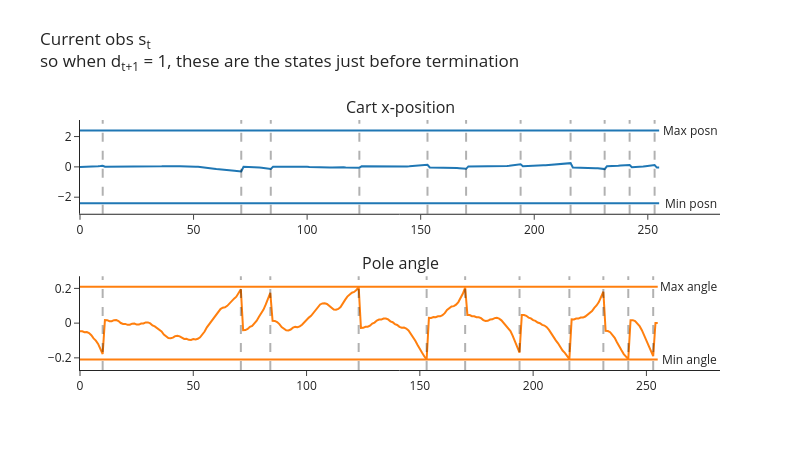
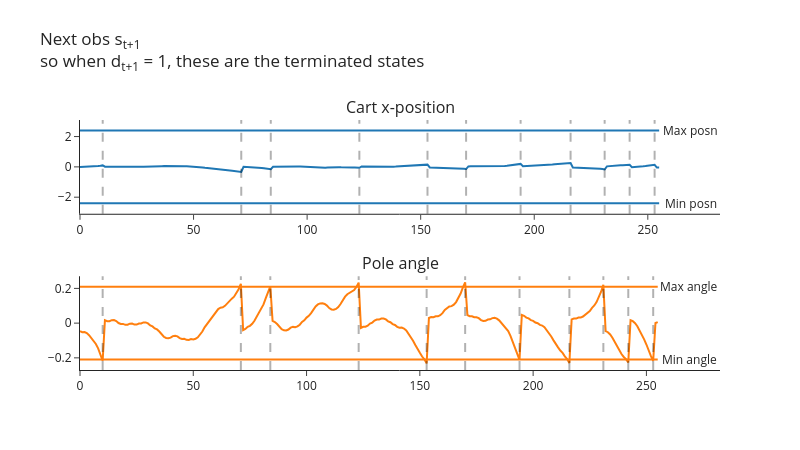
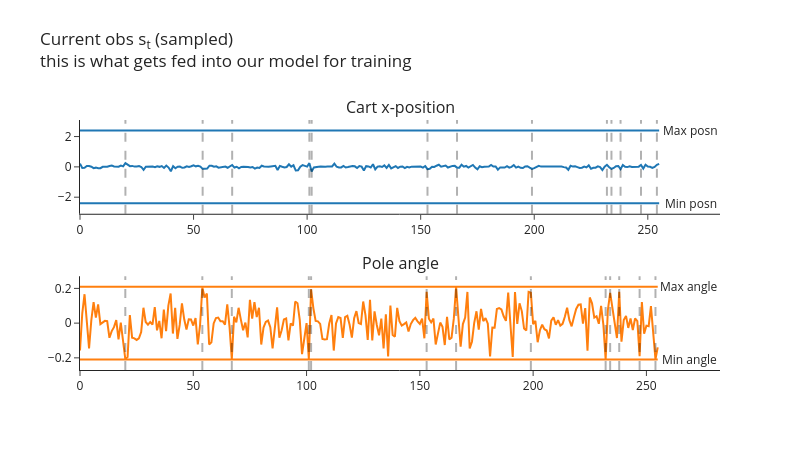

The notebook cell these images were saved under, in order:
### Code cell
buffer = ReplayBuffer(num_envs=1, obs_shape=(4,), action_shape=(), buffer_size=256, seed=0, device=device)
envs = CartPole(num_envs=1, seed=0, device=device)
obs, infos = envs.reset()

for i in range(256):
    # Choose random actions (one per environment), and take a step in the environment
    actions = t.randint(0, envs.single_action_space.n, (envs.num_envs,), device=device)
    next_obs, rewards, terminated, truncated, infos = envs.step(actions)

    # Get `true_next_obs` by finding all environments where we terminated & replacing `next_obs`
    # with the actual terminal states (the env has already auto-reset those environments, and stored
    # the observation they ended on in `infos["final_observation"]`)
    done = terminated | truncated
    true_next_obs = next_obs.clone()
    true_next_obs[done] = infos["final_observation"][done]

    # Add experience to buffer
    buffer.add(obs, actions, rewards, terminated, true_next_obs)
    obs = next_obs

sample = buffer.sample(256)

plot_cartpole_obs_and_dones(
    buffer.obs.cpu(),
    buffer.terminated.cpu(),
    title="Current obs s<sub>t</sub><br>so when d<sub>t+1</sub> = 1, these are the states just before termination",
)

plot_cartpole_obs_and_dones(
    buffer.next_obs.cpu(),
    buffer.terminated.cpu(),
    title="Next obs s<sub>t+1</sub><br>so when d<sub>t+1</sub> = 1, these are the terminated states",
)

plot_cartpole_obs_and_dones(
    sample.obs.cpu(),
    sample.terminated.cpu(),
    title="Current obs s<sub>t</sub> (sampled)<br>this is what gets fed into our model for training",
)

### Figure 1 — Plotly figure (JSON) as saved in the notebook; plotly's stock layout.template omitted (floating-point values rounded to 4 significant figures; data arrays with more than 128 entries replaced by an {"elided": "..."} marker saying what was removed)
{"data": [{"marker": {"color": "#1F77B4"}, "mode": "lines", "name": "posn", "type": "scatter", "xaxis": "x", "y": {"elided": "256 float values"}, "yaxis": "y"}, {"marker": {"color": "#1F77B4"}, "mode": "lines", "name": "posn_min", "type": "scatter", "xaxis": "x", "y": {"elided": "256 float values"}, "yaxis": "y"}, {"marker": {"color": "#1F77B4"}, "mode": "lines", "name": "posn_max", "type": "scatter", "xaxis": "x", "y": {"elided": "256 float values"}, "yaxis": "y"}, {"marker": {"color": "#FF7F0E"}, "mode": "lines", "name": "angle", "type": "scatter", "xaxis": "x2", "y": {"elided": "256 float values"}, "yaxis": "y2"}, {"marker": {"color": "#FF7F0E"}, "mode": "lines", "name": "angle_min", "type": "scatter", "xaxis": "x2", "y": {"elided": "256 float values"}, "yaxis": "y2"}, {"marker": {"color": "#FF7F0E"}, "mode": "lines", "name": "angle_max", "type": "scatter", "xaxis": "x2", "y": {"elided": "256 float values"}, "yaxis": "y2"}], "layout": {"annotations": [{"font": {"size": 16}, "showarrow": false, "text": "Cart x-position", "x": 0.5, "xanchor": "center", "xref": "paper", "y": 1, "yanchor": "bottom", "yref": "paper"}, {"font": {"size": 16}, "showarrow": false, "text": "Pole angle", "x": 0.5, "xanchor": "center", "xref": "paper", "y": 0.375, "yanchor": "bottom", "yref": "paper"}, {"showarrow": false, "text": "Min posn", "x": 268.8, "xref": "x", "y": -2.4, "yref": "y"}, {"showarrow": false, "text": "Min angle", "x": 268.8, "xref": "x2", "y": -0.2095, "yref": "y2"}, {"showarrow": false, "text": "Max posn", "x": 268.8, "xref": "x", "y": 2.4, "yref": "y"}, {"showarrow": false, "text": "Max angle", "x": 268.8, "xref": "x2", "y": 0.2095, "yref": "y2"}], "height": 450, "hovermode": "x unified", "margin": {"t": 120}, "shapes": [{"line": {"color": "black", "dash": "dash", "width": 2}, "type": "line", "x0": 10, "x1": 10, "xref": "x", "y0": 0, "y1": 1, "yref": "y domain"}, {"line": {"color": "black", "dash": "dash", "width": 2}, "type": "line", "x0": 71, "x1": 71, "xref": "x", "y0": 0, "y1": 1, "yref": "y domain"}, {"line": {"color": "black", "dash": "dash", "width": 2}, "type": "line", "x0": 84, "x1": 84, "xref": "x", "y0": 0, "y1": 1, "yref": "y domain"}, {"line": {"color": "black", "dash": "dash", "width": 2}, "type": "line", "x0": 123, "x1": 123, "xref": "x", "y0": 0, "y1": 1, "yref": "y domain"}, {"line": {"color": "black", "dash": "dash", "width": 2}, "type": "line", "x0": 153, "x1": 153, "xref": "x", "y0": 0, "y1": 1, "yref": "y domain"}, {"line": {"color": "black", "dash": "dash", "width": 2}, "type": "line", "x0": 170, "x1": 170, "xref": "x", "y0": 0, "y1": 1, "yref": "y domain"}, {"line": {"color": "black", "dash": "dash", "width": 2}, "type": "line", "x0": 194, "x1": 194, "xref": "x", "y0": 0, "y1": 1, "yref": "y domain"}, {"line": {"color": "black", "dash": "dash", "width": 2}, "type": "line", "x0": 216, "x1": 216, "xref": "x", "y0": 0, "y1": 1, "yref": "y domain"}, {"line": {"color": "black", "dash": "dash", "width": 2}, "type": "line", "x0": 231, "x1": 231, "xref": "x", "y0": 0, "y1": 1, "yref": "y domain"}, {"line": {"color": "black", "dash": "dash", "width": 2}, "type": "line", "x0": 242, "x1": 242, "xref": "x", "y0": 0, "y1": 1, "yref": "y domain"}, {"line": {"color": "black", "dash": "dash", "width": 2}, "type": "line", "x0": 253, "x1": 253, "xref": "x", "y0": 0, "y1": 1, "yref": "y domain"}, {"line": {"color": "black", "dash": "dash", "width": 2}, "type": "line", "x0": 10, "x1": 10, "xref": "x2", "y0": 0, "y1": 1, "yref": "y2 domain"}, {"line": {"color": "black", "dash": "dash", "width": 2}, "type": "line", "x0": 71, "x1": 71, "xref": "x2", "y0": 0, "y1": 1, "yref": "y2 domain"}, {"line": {"color": "black", "dash": "dash", "width": 2}, "type": "line", "x0": 84, "x1": 84, "xref": "x2", "y0": 0, "y1": 1, "yref": "y2 domain"}, {"line": {"color": "black", "dash": "dash", "width": 2}, "type": "line", "x0": 123, "x1": 123, "xref": "x2", "y0": 0, "y1": 1, "yref": "y2 domain"}, {"line": {"color": "black", "dash": "dash", "width": 2}, "type": "line", "x0": 153, "x1": 153, "xref": "x2", "y0": 0, "y1": 1, "yref": "y2 domain"}, {"line": {"color": "black", "dash": "dash", "width": 2}, "type": "line", "x0": 170, "x1": 170, "xref": "x2", "y0": 0, "y1": 1, "yref": "y2 domain"}, {"line": {"color": "black", "dash": "dash", "width": 2}, "type": "line", "x0": 194, "x1": 194, "xref": "x2", "y0": 0, "y1": 1, "yref": "y2 domain"}, {"line": {"color": "black", "dash": "dash", "width": 2}, "type": "line", "x0": 216, "x1": 216, "xref": "x2", "y0": 0, "y1": 1, "yref": "y2 domain"}, {"line": {"color": "black", "dash": "dash", "width": 2}, "type": "line", "x0": 231, "x1": 231, "xref": "x2", "y0": 0, "y1": 1, "yref": "y2 domain"}, {"line": {"color": "black", "dash": "dash", "width": 2}, "type": "line", "x0": 242, "x1": 242, "xref": "x2", "y0": 0, "y1": 1, "yref": "y2 domain"}, {"line": {"color": "black", "dash": "dash", "width": 2}, "type": "line", "x0": 253, "x1": 253, "xref": "x2", "y0": 0, "y1": 1, "yref": "y2 domain"}], "showlegend": false, "title": {"text": "Current obs s<sub>t</sub><br>so when d<sub>t+1</sub> = 1, these are the states just before termination", "y": 0.9}, "width": 800, "xaxis": {"anchor": "y", "domain": [0, 1]}, "xaxis2": {"anchor": "y2", "domain": [0, 1]}, "yaxis": {"anchor": "x", "domain": [0.625, 1]}, "yaxis2": {"anchor": "x2", "domain": [0, 0.375]}}}

### Figure 2 — Plotly figure (JSON) as saved in the notebook; plotly's stock layout.template omitted (floating-point values rounded to 4 significant figures; data arrays with more than 128 entries replaced by an {"elided": "..."} marker saying what was removed)
{"data": [{"marker": {"color": "#1F77B4"}, "mode": "lines", "name": "posn", "type": "scatter", "xaxis": "x", "y": {"elided": "256 float values"}, "yaxis": "y"}, {"marker": {"color": "#1F77B4"}, "mode": "lines", "name": "posn_min", "type": "scatter", "xaxis": "x", "y": {"elided": "256 float values"}, "yaxis": "y"}, {"marker": {"color": "#1F77B4"}, "mode": "lines", "name": "posn_max", "type": "scatter", "xaxis": "x", "y": {"elided": "256 float values"}, "yaxis": "y"}, {"marker": {"color": "#FF7F0E"}, "mode": "lines", "name": "angle", "type": "scatter", "xaxis": "x2", "y": {"elided": "256 float values"}, "yaxis": "y2"}, {"marker": {"color": "#FF7F0E"}, "mode": "lines", "name": "angle_min", "type": "scatter", "xaxis": "x2", "y": {"elided": "256 float values"}, "yaxis": "y2"}, {"marker": {"color": "#FF7F0E"}, "mode": "lines", "name": "angle_max", "type": "scatter", "xaxis": "x2", "y": {"elided": "256 float values"}, "yaxis": "y2"}], "layout": {"annotations": [{"font": {"size": 16}, "showarrow": false, "text": "Cart x-position", "x": 0.5, "xanchor": "center", "xref": "paper", "y": 1, "yanchor": "bottom", "yref": "paper"}, {"font": {"size": 16}, "showarrow": false, "text": "Pole angle", "x": 0.5, "xanchor": "center", "xref": "paper", "y": 0.375, "yanchor": "bottom", "yref": "paper"}, {"showarrow": false, "text": "Min posn", "x": 268.8, "xref": "x", "y": -2.4, "yref": "y"}, {"showarrow": false, "text": "Min angle", "x": 268.8, "xref": "x2", "y": -0.2095, "yref": "y2"}, {"showarrow": false, "text": "Max posn", "x": 268.8, "xref": "x", "y": 2.4, "yref": "y"}, {"showarrow": false, "text": "Max angle", "x": 268.8, "xref": "x2", "y": 0.2095, "yref": "y2"}], "height": 450, "hovermode": "x unified", "margin": {"t": 120}, "shapes": [{"line": {"color": "black", "dash": "dash", "width": 2}, "type": "line", "x0": 10, "x1": 10, "xref": "x", "y0": 0, "y1": 1, "yref": "y domain"}, {"line": {"color": "black", "dash": "dash", "width": 2}, "type": "line", "x0": 71, "x1": 71, "xref": "x", "y0": 0, "y1": 1, "yref": "y domain"}, {"line": {"color": "black", "dash": "dash", "width": 2}, "type": "line", "x0": 84, "x1": 84, "xref": "x", "y0": 0, "y1": 1, "yref": "y domain"}, {"line": {"color": "black", "dash": "dash", "width": 2}, "type": "line", "x0": 123, "x1": 123, "xref": "x", "y0": 0, "y1": 1, "yref": "y domain"}, {"line": {"color": "black", "dash": "dash", "width": 2}, "type": "line", "x0": 153, "x1": 153, "xref": "x", "y0": 0, "y1": 1, "yref": "y domain"}, {"line": {"color": "black", "dash": "dash", "width": 2}, "type": "line", "x0": 170, "x1": 170, "xref": "x", "y0": 0, "y1": 1, "yref": "y domain"}, {"line": {"color": "black", "dash": "dash", "width": 2}, "type": "line", "x0": 194, "x1": 194, "xref": "x", "y0": 0, "y1": 1, "yref": "y domain"}, {"line": {"color": "black", "dash": "dash", "width": 2}, "type": "line", "x0": 216, "x1": 216, "xref": "x", "y0": 0, "y1": 1, "yref": "y domain"}, {"line": {"color": "black", "dash": "dash", "width": 2}, "type": "line", "x0": 231, "x1": 231, "xref": "x", "y0": 0, "y1": 1, "yref": "y domain"}, {"line": {"color": "black", "dash": "dash", "width": 2}, "type": "line", "x0": 242, "x1": 242, "xref": "x", "y0": 0, "y1": 1, "yref": "y domain"}, {"line": {"color": "black", "dash": "dash", "width": 2}, "type": "line", "x0": 253, "x1": 253, "xref": "x", "y0": 0, "y1": 1, "yref": "y domain"}, {"line": {"color": "black", "dash": "dash", "width": 2}, "type": "line", "x0": 10, "x1": 10, "xref": "x2", "y0": 0, "y1": 1, "yref": "y2 domain"}, {"line": {"color": "black", "dash": "dash", "width": 2}, "type": "line", "x0": 71, "x1": 71, "xref": "x2", "y0": 0, "y1": 1, "yref": "y2 domain"}, {"line": {"color": "black", "dash": "dash", "width": 2}, "type": "line", "x0": 84, "x1": 84, "xref": "x2", "y0": 0, "y1": 1, "yref": "y2 domain"}, {"line": {"color": "black", "dash": "dash", "width": 2}, "type": "line", "x0": 123, "x1": 123, "xref": "x2", "y0": 0, "y1": 1, "yref": "y2 domain"}, {"line": {"color": "black", "dash": "dash", "width": 2}, "type": "line", "x0": 153, "x1": 153, "xref": "x2", "y0": 0, "y1": 1, "yref": "y2 domain"}, {"line": {"color": "black", "dash": "dash", "width": 2}, "type": "line", "x0": 170, "x1": 170, "xref": "x2", "y0": 0, "y1": 1, "yref": "y2 domain"}, {"line": {"color": "black", "dash": "dash", "width": 2}, "type": "line", "x0": 194, "x1": 194, "xref": "x2", "y0": 0, "y1": 1, "yref": "y2 domain"}, {"line": {"color": "black", "dash": "dash", "width": 2}, "type": "line", "x0": 216, "x1": 216, "xref": "x2", "y0": 0, "y1": 1, "yref": "y2 domain"}, {"line": {"color": "black", "dash": "dash", "width": 2}, "type": "line", "x0": 231, "x1": 231, "xref": "x2", "y0": 0, "y1": 1, "yref": "y2 domain"}, {"line": {"color": "black", "dash": "dash", "width": 2}, "type": "line", "x0": 242, "x1": 242, "xref": "x2", "y0": 0, "y1": 1, "yref": "y2 domain"}, {"line": {"color": "black", "dash": "dash", "width": 2}, "type": "line", "x0": 253, "x1": 253, "xref": "x2", "y0": 0, "y1": 1, "yref": "y2 domain"}], "showlegend": false, "title": {"text": "Next obs s<sub>t+1</sub><br>so when d<sub>t+1</sub> = 1, these are the terminated states", "y": 0.9}, "width": 800, "xaxis": {"anchor": "y", "domain": [0, 1]}, "xaxis2": {"anchor": "y2", "domain": [0, 1]}, "yaxis": {"anchor": "x", "domain": [0.625, 1]}, "yaxis2": {"anchor": "x2", "domain": [0, 0.375]}}}

### Figure 3 — Plotly figure (JSON) as saved in the notebook; plotly's stock layout.template omitted (floating-point values rounded to 4 significant figures; data arrays with more than 128 entries replaced by an {"elided": "..."} marker saying what was removed)
{"data": [{"marker": {"color": "#1F77B4"}, "mode": "lines", "name": "posn", "type": "scatter", "xaxis": "x", "y": {"elided": "256 float values"}, "yaxis": "y"}, {"marker": {"color": "#1F77B4"}, "mode": "lines", "name": "posn_min", "type": "scatter", "xaxis": "x", "y": {"elided": "256 float values"}, "yaxis": "y"}, {"marker": {"color": "#1F77B4"}, "mode": "lines", "name": "posn_max", "type": "scatter", "xaxis": "x", "y": {"elided": "256 float values"}, "yaxis": "y"}, {"marker": {"color": "#FF7F0E"}, "mode": "lines", "name": "angle", "type": "scatter", "xaxis": "x2", "y": {"elided": "256 float values"}, "yaxis": "y2"}, {"marker": {"color": "#FF7F0E"}, "mode": "lines", "name": "angle_min", "type": "scatter", "xaxis": "x2", "y": {"elided": "256 float values"}, "yaxis": "y2"}, {"marker": {"color": "#FF7F0E"}, "mode": "lines", "name": "angle_max", "type": "scatter", "xaxis": "x2", "y": {"elided": "256 float values"}, "yaxis": "y2"}], "layout": {"annotations": [{"font": {"size": 16}, "showarrow": false, "text": "Cart x-position", "x": 0.5, "xanchor": "center", "xref": "paper", "y": 1, "yanchor": "bottom", "yref": "paper"}, {"font": {"size": 16}, "showarrow": false, "text": "Pole angle", "x": 0.5, "xanchor": "center", "xref": "paper", "y": 0.375, "yanchor": "bottom", "yref": "paper"}, {"showarrow": false, "text": "Min posn", "x": 268.8, "xref": "x", "y": -2.4, "yref": "y"}, {"showarrow": false, "text": "Min angle", "x": 268.8, "xref": "x2", "y": -0.2095, "yref": "y2"}, {"showarrow": false, "text": "Max posn", "x": 268.8, "xref": "x", "y": 2.4, "yref": "y"}, {"showarrow": false, "text": "Max angle", "x": 268.8, "xref": "x2", "y": 0.2095, "yref": "y2"}], "height": 450, "hovermode": "x unified", "margin": {"t": 120}, "shapes": [{"line": {"color": "black", "dash": "dash", "width": 2}, "type": "line", "x0": 20, "x1": 20, "xref": "x", "y0": 0, "y1": 1, "yref": "y domain"}, {"line": {"color": "black", "dash": "dash", "width": 2}, "type": "line", "x0": 54, "x1": 54, "xref": "x", "y0": 0, "y1": 1, "yref": "y domain"}, {"line": {"color": "black", "dash": "dash", "width": 2}, "type": "line", "x0": 67, "x1": 67, "xref": "x", "y0": 0, "y1": 1, "yref": "y domain"}, {"line": {"color": "black", "dash": "dash", "width": 2}, "type": "line", "x0": 101, "x1": 101, "xref": "x", "y0": 0, "y1": 1, "yref": "y domain"}, {"line": {"color": "black", "dash": "dash", "width": 2}, "type": "line", "x0": 102, "x1": 102, "xref": "x", "y0": 0, "y1": 1, "yref": "y domain"}, {"line": {"color": "black", "dash": "dash", "width": 2}, "type": "line", "x0": 153, "x1": 153, "xref": "x", "y0": 0, "y1": 1, "yref": "y domain"}, {"line": {"color": "black", "dash": "dash", "width": 2}, "type": "line", "x0": 166, "x1": 166, "xref": "x", "y0": 0, "y1": 1, "yref": "y domain"}, {"line": {"color": "black", "dash": "dash", "width": 2}, "type": "line", "x0": 199, "x1": 199, "xref": "x", "y0": 0, "y1": 1, "yref": "y domain"}, {"line": {"color": "black", "dash": "dash", "width": 2}, "type": "line", "x0": 232, "x1": 232, "xref": "x", "y0": 0, "y1": 1, "yref": "y domain"}, {"line": {"color": "black", "dash": "dash", "width": 2}, "type": "line", "x0": 234, "x1": 234, "xref": "x", "y0": 0, "y1": 1, "yref": "y domain"}, {"line": {"color": "black", "dash": "dash", "width": 2}, "type": "line", "x0": 238, "x1": 238, "xref": "x", "y0": 0, "y1": 1, "yref": "y domain"}, {"line": {"color": "black", "dash": "dash", "width": 2}, "type": "line", "x0": 247, "x1": 247, "xref": "x", "y0": 0, "y1": 1, "yref": "y domain"}, {"line": {"color": "black", "dash": "dash", "width": 2}, "type": "line", "x0": 254, "x1": 254, "xref": "x", "y0": 0, "y1": 1, "yref": "y domain"}, {"line": {"color": "black", "dash": "dash", "width": 2}, "type": "line", "x0": 20, "x1": 20, "xref": "x2", "y0": 0, "y1": 1, "yref": "y2 domain"}, {"line": {"color": "black", "dash": "dash", "width": 2}, "type": "line", "x0": 54, "x1": 54, "xref": "x2", "y0": 0, "y1": 1, "yref": "y2 domain"}, {"line": {"color": "black", "dash": "dash", "width": 2}, "type": "line", "x0": 67, "x1": 67, "xref": "x2", "y0": 0, "y1": 1, "yref": "y2 domain"}, {"line": {"color": "black", "dash": "dash", "width": 2}, "type": "line", "x0": 101, "x1": 101, "xref": "x2", "y0": 0, "y1": 1, "yref": "y2 domain"}, {"line": {"color": "black", "dash": "dash", "width": 2}, "type": "line", "x0": 102, "x1": 102, "xref": "x2", "y0": 0, "y1": 1, "yref": "y2 domain"}, {"line": {"color": "black", "dash": "dash", "width": 2}, "type": "line", "x0": 153, "x1": 153, "xref": "x2", "y0": 0, "y1": 1, "yref": "y2 domain"}, {"line": {"color": "black", "dash": "dash", "width": 2}, "type": "line", "x0": 166, "x1": 166, "xref": "x2", "y0": 0, "y1": 1, "yref": "y2 domain"}, {"line": {"color": "black", "dash": "dash", "width": 2}, "type": "line", "x0": 199, "x1": 199, "xref": "x2", "y0": 0, "y1": 1, "yref": "y2 domain"}, {"line": {"color": "black", "dash": "dash", "width": 2}, "type": "line", "x0": 232, "x1": 232, "xref": "x2", "y0": 0, "y1": 1, "yref": "y2 domain"}, {"line": {"color": "black", "dash": "dash", "width": 2}, "type": "line", "x0": 234, "x1": 234, "xref": "x2", "y0": 0, "y1": 1, "yref": "y2 domain"}, {"line": {"color": "black", "dash": "dash", "width": 2}, "type": "line", "x0": 238, "x1": 238, "xref": "x2", "y0": 0, "y1": 1, "yref": "y2 domain"}, {"line": {"color": "black", "dash": "dash", "width": 2}, "type": "line", "x0": 247, "x1": 247, "xref": "x2", "y0": 0, "y1": 1, "yref": "y2 domain"}, {"line": {"color": "black", "dash": "dash", "width": 2}, "type": "line", "x0": 254, "x1": 254, "xref": "x2", "y0": 0, "y1": 1, "yref": "y2 domain"}], "showlegend": false, "title": {"text": "Current obs s<sub>t</sub> (sampled)<br>this is what gets fed into our model for training", "y": 0.9}, "width": 800, "xaxis": {"anchor": "y", "domain": [0, 1]}, "xaxis2": {"anchor": "y2", "domain": [0, 1]}, "yaxis": {"anchor": "x", "domain": [0.625, 1]}, "yaxis2": {"anchor": "x2", "domain": [0, 0.375]}}}
